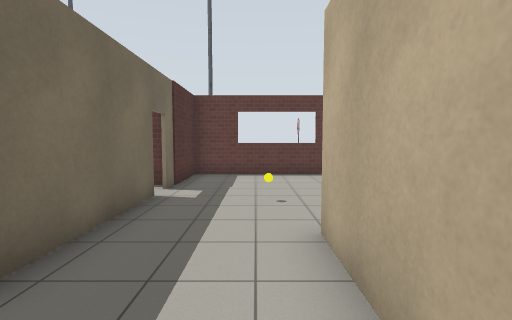
[1] (above)

12 first-person views from a walk through a robot-simulator world made for Gazebo. The camera is 1.3 m above the floor, tilts 4° down and sees 85° across. The lines on the ground mark 1 m squares. The floor is counted in squares, 1 m on a side. Each view is taken from the middle of a square. On the plan, view 1 faces up. The plan holds only what a view shows up to about 13 squares ahead; the rest is blank. The place goes on beyond the plan. Robots are left out. Gazebo's built-in surfaces are drawn with simple patterns. Simple shapes stand in for some stock models.

[2]
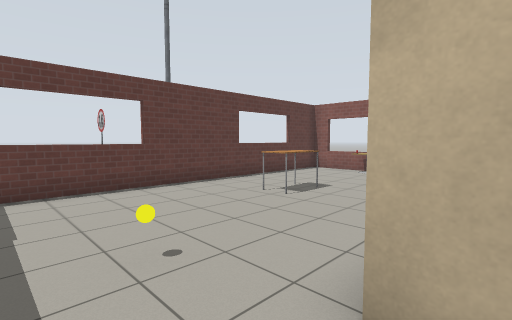

[3]
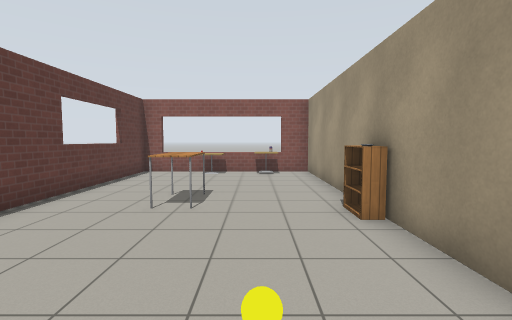

[4]
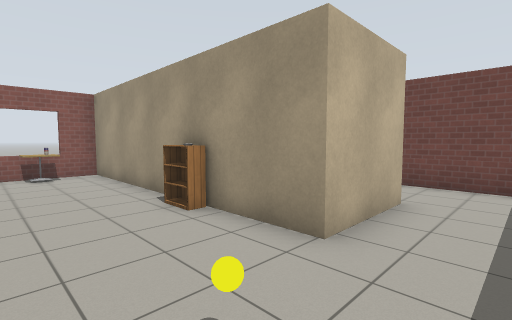

[5]
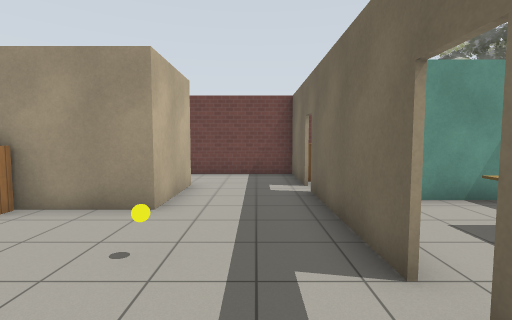

[6]
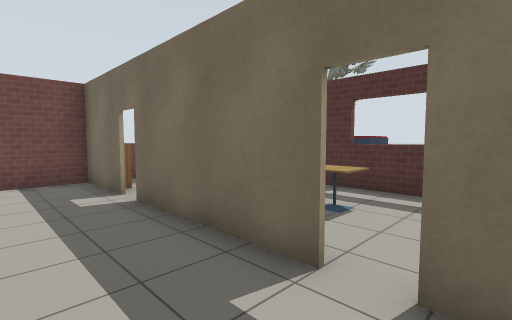

[7]
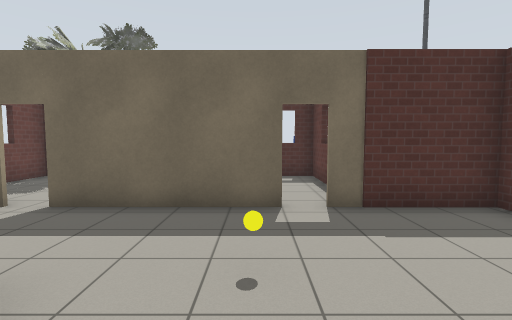

[8]
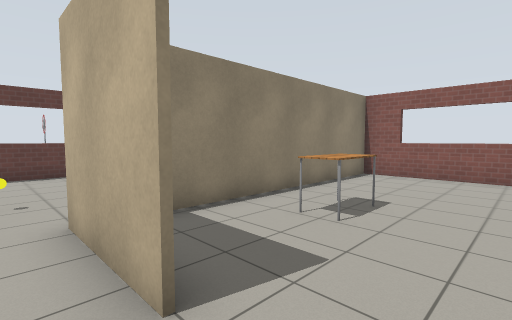

[9]
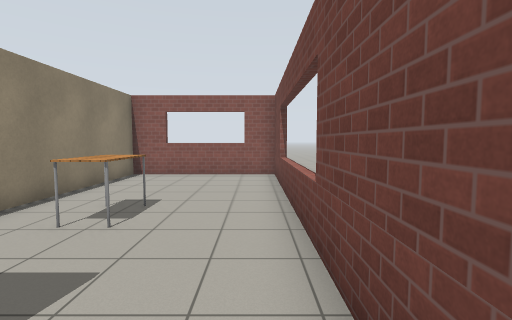

[10]
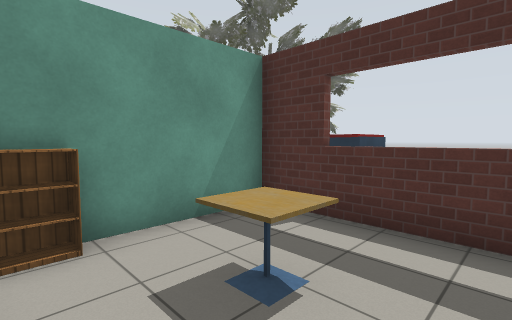

[11]
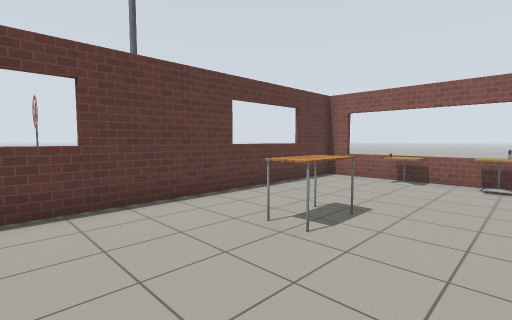

[12]
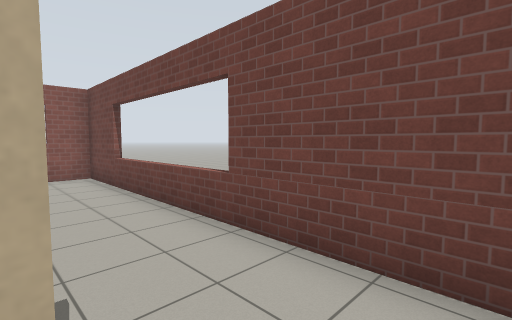

### Floor plan
Points are (right, up) in squares from view 1. A wall is a line through its corners. A room is listed if a view was taken in it or the views show most of it. See-through windows are left out.
Room 1 (views 1, 2, 3, 4, 5, 6, 7, 8, 9, 11, 12)
walls: (4.6, 3.8) (10.7, 3.8); (-2.4, 6.6) (-2.4, 1.9); (0.9, 0.7) (0.9, 3.8) (3.6, 3.8); (10.7, 4) (10.7, 10.7) (-2.4, 10.7) (-2.4, 7.4); (-2.4, 1.1) (-2.4, -1.8); (-3.9, -1.7) (0.6, -1.7)
ways out: open door at (-2, 7) to room 2; opening at (1, -0.5) to room 3; open door at (-2, 1.5)
objects: yellow ball (0, 6); table (4, 7) to (5, 8); other object (10, 5); cafe table (10, 6); cafe table (10, 8)
Room 2 (view 10)
walls: (-5.1, 8.1) (-7.2, 8.1) (-7.2, 3) (-3.4, 3); (-2.2, 8.1) (-3, 8.1)
ways out: open door at (-2, 7) to room 1
objects: cafe table (-5, 5) to (-5, 6); bookshelf (-3, 3)
Room 3 (no view inside)
walls: (3.6, 3.8) (4.6, 3.8); (10.8, 3.7) (2.5, 3.7); (0.6, -1.7) (10.7, -1.7) (10.7, 4)
ways out: opening at (1, -0.5) to room 1
objects: table (4, 1) to (5, 2); bookshelf (4, 4)

Positions as (right, up) in squares from view 1, and headings:
1: (0, 0), facing up
2: (-1, 3), facing up-right
3: (-1, 6), facing right
4: (-1, 7), facing down-right
5: (-1, 9), facing down
6: (0, 8), facing down-left
7: (3, 6), facing left
8: (0, -1), facing up-right
9: (0, -1), facing right
10: (-3, 7), facing down-left
11: (1, 5), facing up-right
12: (0, 1), facing down-right
